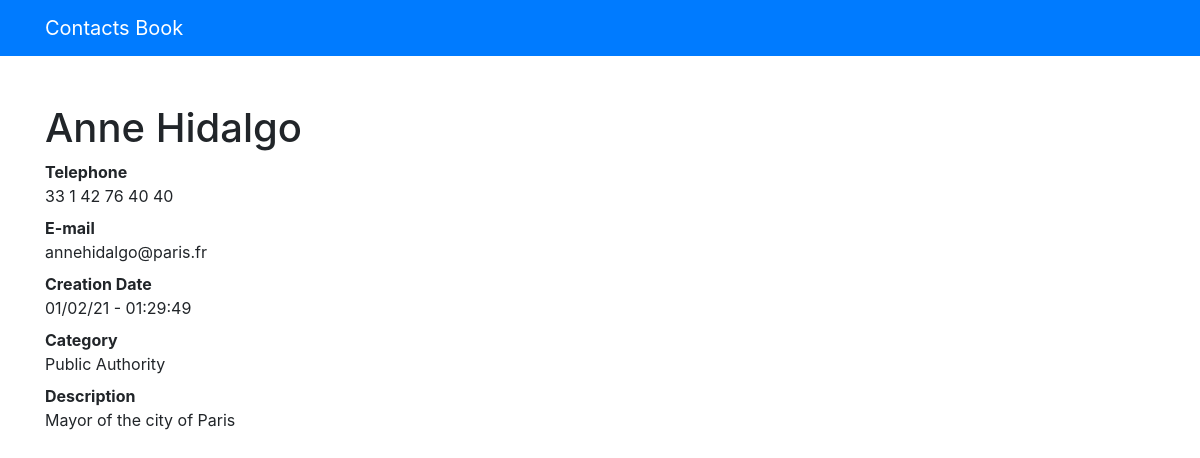
Screenshot of /23 with the database file from the repository.
### contacts/models.py (models this page shows, shortened)
class Contact(models.Model):
    first_name = models.CharField(max_length=254, null=False, blank=False)
    last_name = models.CharField(max_length=254, null=False, blank=False)
    telephone = models.CharField(max_length=20, null=False, blank=False)
    email = models.EmailField(max_length=254, blank=True)
    creation_date = models.DateTimeField(default=timezone.now)
    description = models.TextField(blank=True)
    category = models.ForeignKey(Category, on_delete=models.DO_NOTHING)
    show = models.BooleanField(default=True)

class Category(models.Model):
    name = models.CharField(max_length=154, blank=True)
    def __str__(self):
        return self.name

### contacts/views.py (the view)
# urls.py: path('<int:contact_id>', views.show_contact, name='show_contact'),
def show_contact(request, contact_id):
    contact = get_object_or_404(Contact, id=contact_id)
    if not contact.show:
        raise Http404
    return render(request, 'contacts/show_contact.html', {
        'contact': contact
    })

### contacts/templates/contacts/show_contact.html
{% extends 'base.html' %}
{% block content %}
    <h1 class="mt-5">{{ contact.first_name }} {{ contact.last_name }}</h1>
    <dl>
        <dt>Telephone</dt>
        <dd>{{ contact.telephone }}</dd>
        <dt>E-mail</dt>
        <dd>{{ contact.email }}</dd>
        <dt>Creation Date</dt>
        <dd>{{ contact.creation_date|date:'d/m/y - H:i:s' }}</dd>
        <dt>Category</dt>
        <dd>{{ contact.category }}</dd>
        <dt>Description</dt>
        <dd>
            {{ contact.description }}
        </dd>
    </dl>
{% endblock %}

### rows the page displays
Contact: first_name "Anne", last_name "Hidalgo", telephone "33 1 42 76 40 40", email "annehidalgo@paris.fr", creation_date "01/02/21 - 01:29:49", category "Public Authority", description "Mayor of the city of Paris"
